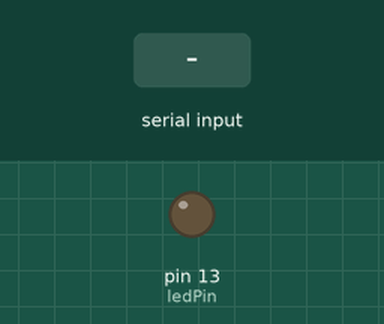
Simulated run of this sketch. Board: Arduino Uno, built with avr-gcc and run on an emulated ATmega328P. Parts: output pins drawn as LEDs (lit = HIGH). Dashed ring = blinking. The test bench sets the inputs (shaded band). Random numbers use the default seed unless the sketch sets one.

Above: at 1.2 s.
1.3 s: "90,45\n" received over Serial
At 1.7 s:
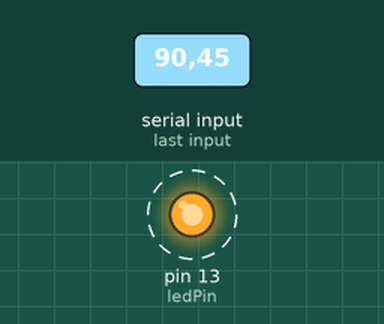
Timing chart, 0 to 10.3 s (numbered marks = the images above; inputs shaded):
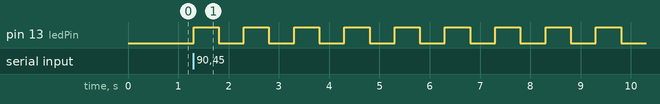

The sketch:

sketch_may2a_ino.ino
```cpp
int ledPin = LED_BUILTIN;

void setup() {
  pinMode(ledPin, OUTPUT);
  Serial.begin(9600);  // standard baud rate for communication
  randomSeed(analogRead(0)); // seed randomness
}

void loop() {
  if (Serial.available() > 0) {
    // Step 1: Read number from Python
    int blinkCount = Serial.parseInt();

    // Step 2: Blink LED that many times (1 sec interval)
    for (int i = 0; i < blinkCount; i++) {
      digitalWrite(ledPin, HIGH);
      delay(500);
      digitalWrite(ledPin, LOW);
      delay(500);
    }

    // Step 3: Send random number back to Python
    int rnd = random(1, 6);   // random 1–5 seconds
    Serial.println(rnd);
  }
}
```

Measured:
- after the input at 1.3 s, pin 13 (ledPin): alternates HIGH for 0.50 s and LOW for 0.50 s, starting at once
